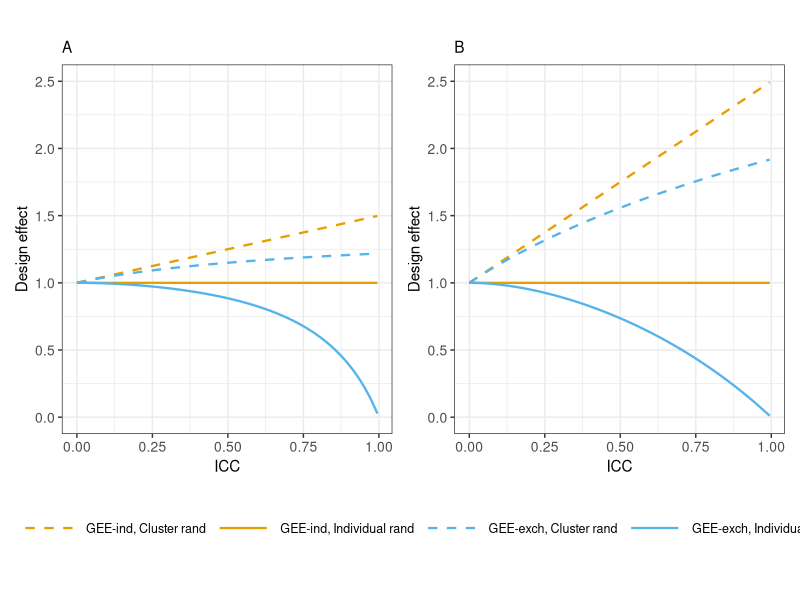
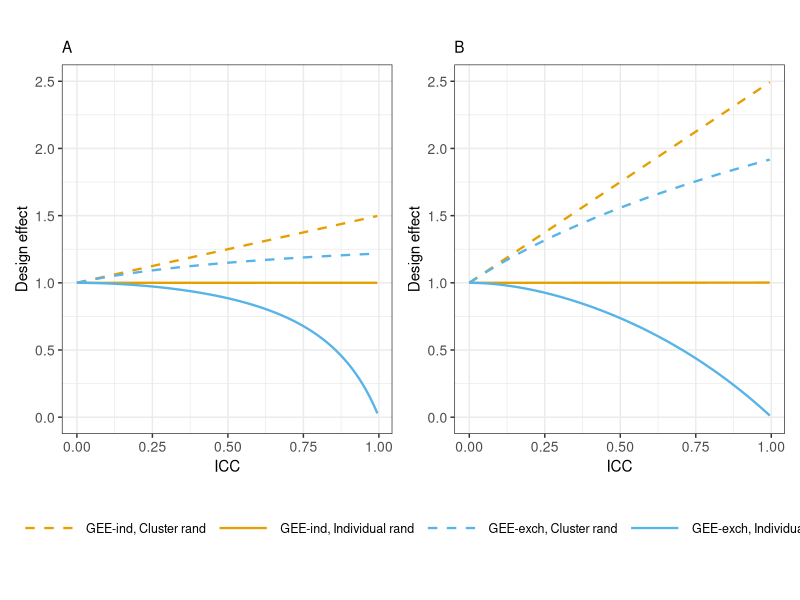
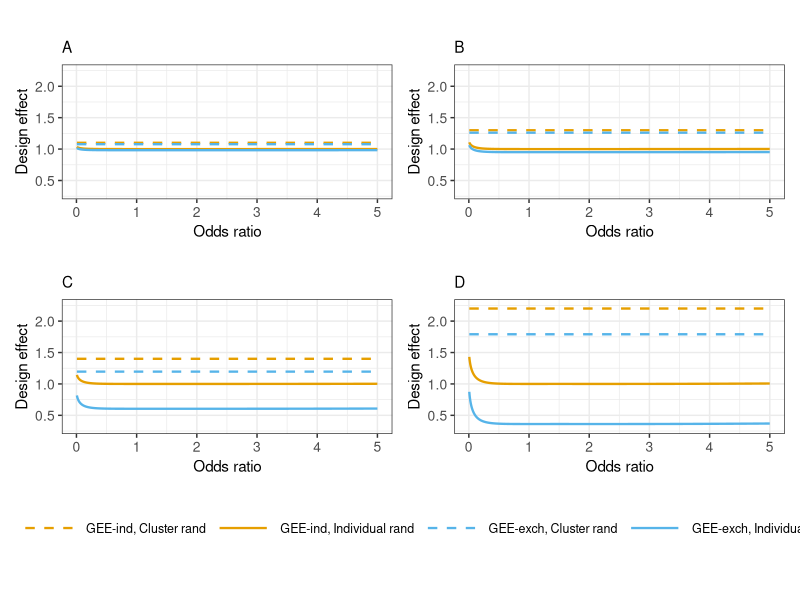

Here is the R script that generated these plots, in order: (Note: a time limit stopped this script after it produced the figures.)
## GEE design effects for partially clustered trials
## Kylie Lange (kylie.lange@adelaide.edu.au)

# Figures of the theoretical design effect functions

library(tidyverse)
library(patchwork)

## Functions

cont_deffs = function(params) {
  rho = params$rho
  gamma_k = list(params$gamma1, params$gamma2, params$gamma3, params$gamma4)
  
  ind_clus_sum1 = gamma_k %>% imap(~ .y*.x)  # k*gamma_k
  deff_ind_clus = 1 + rho*(sum(unlist(ind_clus_sum1)) - 1)
  
  exch_clus_sum1 = gamma_k %>% imap(~ (1/(1 + (.y-1)*rho))*.x)  # 1/(1+(k-1)rho)*gamma_k
  deff_exch_clus = 1 / sum(unlist(exch_clus_sum1))
  
  deff_ind_ind = 1
  
  exch_ind_sum1 = gamma_k %>% imap(~ (1 + (.y-2)*rho)/((1 - rho)*(1 + (.y-1)*rho))*.x)  # (1+(k-2)rho)/((1-rho)*(1+(k-1)rho))*gamma_k
  deff_exch_ind = 1 / sum(unlist(exch_ind_sum1))
  
  res = data.frame(params, deff_ind_clus, deff_exch_clus, deff_ind_ind, deff_exch_ind)
  return(res)
}

logit_deffs = function(params) {
  rho = params$rho
  gamma_k = list(params$gamma1, params$gamma2, params$gamma3, params$gamma4)
  pi_I = params$pi_I
  pi_C = params$pi_C
  
  ind_clus_sum1 = gamma_k %>% imap(~ (.y-1)*.x)   # (k-1)*gamma_k
  deff_ind_clus = 1 + rho*(sum(unlist(ind_clus_sum1)))
  
  exch_clus_sum1 = gamma_k %>% imap(~ 1/(1 + (.y-1)*rho)*.x)   # 1/(1+(k-1)rho)*gamma_k
  deff_exch_clus = 1 / sum(unlist(exch_clus_sum1))
  
  ind_ind_sum1 = gamma_k %>% imap(~ (.y-1)*.x)   # (k-1)*gamma_k
  deff_ind_ind = 1 + rho*((0.5 - sqrt(pi_I*pi_C*(1-pi_I)*(1-pi_C))/(pi_I*(1-pi_I)+pi_C*(1-pi_C)))*sum(unlist(ind_ind_sum1)))
  
  exch_ind_sum1 = gamma_k %>% imap(~ 1/(1 + (.y-1)*rho)*.x)       # 1/(1+(k-1)rho)*gamma_k
  exch_ind_sum2 = gamma_k %>% imap(~ (.y-1)/(1 + (.y-1)*rho)*.x)  # (k-1)/(1+(k-1)rho)*gamma_k
  deff_exch_ind = (sum(unlist(exch_ind_sum1)) + (0.5 - sqrt(pi_I*pi_C*(1-pi_I)*(1-pi_C))/(pi_I*(1-pi_I)+pi_C*(1-pi_C)))*rho/(1-rho)*sum(unlist(exch_ind_sum2))) / 
    (sum(unlist(exch_ind_sum1))**2 + rho/(1-rho)*sum(unlist(exch_ind_sum1))*sum(unlist(exch_ind_sum2)))
  
  res = data.frame(params, deff_ind_clus, deff_exch_clus, deff_ind_ind, deff_exch_ind)
  return(res)
}

log_deffs = function(params) {
  rho = params$rho
  gamma_k = list(params$gamma1, params$gamma2, params$gamma3, params$gamma4)
  pi_I = params$pi_I
  pi_C = params$pi_C
  
  ind_clus_sum1 = gamma_k %>% imap(~ (.y-1)*.x)   # (k-1)*gamma_k
  deff_ind_clus =1 + rho*(sum(unlist(ind_clus_sum1)))
  
  exch_clus_sum1 = gamma_k %>% imap(~ 1/(1 + (.y-1)*rho)*.x)   # 1/(1+(k-1)rho)*gamma_k
  deff_exch_clus = 1 / sum(unlist(exch_clus_sum1))
  
  ind_ind_sum1 = gamma_k %>% imap(~ (.y-1)*.x)   # (k-1)*gamma_k
  deff_ind_ind = 1 + rho*((0.5 - sqrt(pi_I*pi_C*(1-pi_I)*(1-pi_C))/(pi_I*(1-pi_C)+pi_C*(1-pi_I)))*sum(unlist(ind_ind_sum1)))
  
  exch_ind_sum1 = gamma_k %>% imap(~ 1/(1 + (.y-1)*rho)*.x)       # 1/(1+(k-1))*gamma_k
  exch_ind_sum2 = gamma_k %>% imap(~ (.y-1)/(1 + (.y-1)*rho)*.x)  # (k-1)/(1+(k-1)rho)*gamma_k
  deff_exch_ind = (sum(unlist(exch_ind_sum1)) + (0.5 - sqrt(pi_I*pi_C*(1-pi_I)*(1-pi_C))/(pi_I*(1-pi_C)+pi_C*(1-pi_I)))*rho/(1-rho)*sum(unlist(exch_ind_sum2))) / 
    (sum(unlist(exch_ind_sum1))**2 + rho/(1-rho)*sum(unlist(exch_ind_sum1))*sum(unlist(exch_ind_sum2)))
  
  res = data.frame(params, deff_ind_clus, deff_exch_clus, deff_ind_ind, deff_exch_ind)
  return(res)
}

prep_data = function(dat, link="linear"){
  dat = dat %>% pmap(data.frame) #convert to a list so can pass the parameters to map()
  
  if (link == "linear") {
    deffs = map(dat, cont_deffs)
  }
  else if (link == "logit") {
    deffs = map(dat, logit_deffs)
  }
  else if (link == "log") {
    deffs = map(dat, log_deffs)
  }
  
  deffs = deffs %>%
    reduce(., rbind.data.frame) %>% 
    pivot_longer(cols = starts_with("deff"), names_to = "model", names_prefix = "deff_", values_to = "deff")
  deffs$model = factor(deffs$model, levels = c("ind_clus", "ind_ind", "exch_clus", "exch_ind"))
  return(deffs)
}

plot_de = function(data, x, y, group, xlab=NULL, ylab=NULL, title=NULL, subtitle=NULL, caption=NULL, ylim=c(NA,NA)) {
  gg = ggplot(data = data, aes(x = x, y = y, group = group, colour = group)) +
    geom_line(aes(linetype = group), linewidth = 0.8) +
    scale_linetype_manual(name = "",
                          labels = c("GEE-ind, Cluster rand", "GEE-ind, Individual rand",
                                     "GEE-exch, Cluster rand", "GEE-exch, Individual rand"),
                          values=c("dashed", "solid", "dashed", "solid")) +
    scale_color_manual(name = "",
                       labels = c("GEE-ind, Cluster rand", "GEE-ind, Individual rand",
                                  "GEE-exch, Cluster rand", "GEE-exch, Individual rand"),
                       values=c("#E69F00", "#E69F00", "#56B4E9", "#56B4E9")) +
    labs(x = xlab, y = ylab, title = title, subtitle = subtitle, caption = caption) +
    scale_y_continuous(limits = c(ylim[1], ylim[2])) +
    theme_bw() +
    theme(legend.key.size = unit(1.5, "cm"), legend.text = element_text(size = 9),
          axis.text.x = element_text(size = 10),
          axis.text.y = element_text(size = 10))
  return(gg)
}

## Figure 1: Continuous outcome - varying ICC

# Panel A
rho = seq(0, 0.995, by=0.0002)
gamma1 = 0.70
gamma2 = 0.15
gamma3 = 0.10
gamma4 = 0.05
data1A = data.frame(rho, gamma1, gamma2, gamma3, gamma4)
data1A_deffs = prep_data(data1A, link = "linear")
plot1A = plot_de(data1A_deffs, x=data1A_deffs$rho, y=data1A_deffs$deff, group=data1A_deffs$model, ylim=c(0, 2.5),
                 xlab="ICC", ylab="Design effect", subtitle="A", caption="")

# Panel B
rho = seq(0, 0.995, by=0.0002)
gamma1 = 0.25
gamma2 = 0.25
gamma3 = 0.25
gamma4 = 0.25
data1B = data.frame(rho, gamma1, gamma2, gamma3, gamma4)
data1B_deffs = prep_data(data1B, link = "linear")
plot1B = plot_de(data1B_deffs, x=data1B_deffs$rho, y=data1B_deffs$deff, group=data1B_deffs$model, ylim=c(0, 2.5),
                 xlab="ICC", ylab="Design effect", subtitle="B", caption="")

# title = "Figure 1: Design effects for continuous outcomes by randomisation method and GEE working correlation structure"
fig1 = plot1A + plot1B + plot_layout(guides = "collect") +
  plot_annotation(title = "") & theme(legend.position="bottom")
ggsave("output/continuous.tiff",height=8.5,width=9.75,unit="in",dpi=800)

## Supp Figure 1: Logit link - varying ICC

# Panel A
rho = seq(0, 0.995, by=0.0002)
gamma1 = 0.70
gamma2 = 0.15
gamma3 = 0.10
gamma4 = 0.05
pi_C = 0.4
pi_I = 0.3
dataS1A = data.frame(rho, gamma1, gamma2, gamma3, gamma4, pi_C, pi_I)
dataS1A_deffs = prep_data(dataS1A, link = "logit")
plotS1A = plot_de(dataS1A_deffs, x=dataS1A_deffs$rho, y=dataS1A_deffs$deff, group=dataS1A_deffs$model, ylim=c(0, 2.5),
                 xlab="ICC", ylab="Design effect", subtitle="A", caption="")

# Panel B
rho = seq(0, 0.995, by=0.0002)
gamma1 = 0.25
gamma2 = 0.25
gamma3 = 0.25
gamma4 = 0.25
pi_C = 0.4
pi_I = 0.3
dataS1B = data.frame(rho, gamma1, gamma2, gamma3, gamma4, pi_C, pi_I)
dataS1B_deffs = prep_data(dataS1B, link = "logit")
plotS1B = plot_de(dataS1B_deffs, x=dataS1B_deffs$rho, y=dataS1B_deffs$deff, group=dataS1B_deffs$model, ylim=c(0, 2.5),
                 xlab="ICC", ylab="Design effect", subtitle="B", caption="")

# title = "Supp Figure 1: Design effects for binary outcomes with a logit link by randomisation method and GEE working correlation structure"
figS1 = plotS1A + plotS1B + plot_layout(guides = "collect") +
  plot_annotation(title = "") & theme(legend.position="bottom")
ggsave("output/logit-ICC.tiff",height=8.5,width=9.75,unit="in",dpi=800)

## Figure 2: Logit link - varying OR when pC=0.4

# Panel A
rho = 0.2
gamma1 = 0.70
gamma2 = 0.15
gamma3 = 0.10
gamma4 = 0.05
pi_C = 0.4
pi_I = seq(0.005, 0.995, by=0.0002)
or = (pi_I / (1 - pi_I)) / (pi_C / (1 - pi_C))
data2A = data.frame(rho, gamma1, gamma2, gamma3, gamma4, pi_C, pi_I, or)
data2A_deffs = prep_data(data2A, link = "logit")
data2A_plot = data2A_deffs %>% filter(or <= 5)
plot2A = plot_de(data2A_plot, x=data2A_plot$or, y=data2A_plot$deff, group=data2A_plot$model, ylim=c(0.3, 2.25),
                 xlab="Odds ratio", ylab="Design effect", subtitle="A", caption="")

# Panel B
rho = 0.2
gamma1 = 0.25
gamma2 = 0.25
gamma3 = 0.25
gamma4 = 0.25
pi_C = 0.4
pi_I = seq(0.005, 0.995, by=0.0002)
or = (pi_I / (1 - pi_I)) / (pi_C / (1 - pi_C))
data2B = data.frame(rho, gamma1, gamma2, gamma3, gamma4, pi_C, pi_I, or)
data2B_deffs = prep_data(data2B, link = "logit")
data2B_plot = data2B_deffs %>% filter(or <= 5)
plot2B = plot_de(data2B_plot, x=data2B_plot$or, y=data2B_plot$deff, group=data2B_plot$model, ylim=c(0.3, 2.25),
                 xlab="Odds ratio", ylab="Design effect", subtitle="B", caption="")

# Panel C
rho = 0.8
gamma1 = 0.70
gamma2 = 0.15
gamma3 = 0.10
gamma4 = 0.05
pi_C = 0.4
pi_I = seq(0.005, 0.995, by=0.0002)
or = (pi_I / (1 - pi_I)) / (pi_C / (1 - pi_C))
data2C = data.frame(rho, gamma1, gamma2, gamma3, gamma4, pi_C, pi_I, or)
data2C_deffs = prep_data(data2C, link = "logit")
data2C_plot = data2C_deffs %>% filter(or <= 5)
plot2C = plot_de(data2C_plot, x=data2C_plot$or, y=data2C_plot$deff, group=data2C_plot$model, ylim=c(0.3, 2.25),
                 xlab="Odds ratio", ylab="Design effect", subtitle="C", caption="")

# Panel D
rho = 0.8
gamma1 = 0.25
gamma2 = 0.25
gamma3 = 0.25
gamma4 = 0.25
pi_C = 0.4
pi_I = seq(0.005, 0.995, by=0.0002)
or = (pi_I / (1 - pi_I)) / (pi_C / (1 - pi_C))
data2D = data.frame(rho, gamma1, gamma2, gamma3, gamma4, pi_C, pi_I, or)
data2D_deffs = prep_data(data2D, link = "logit")
data2D_plot = data2D_deffs %>% filter(or <= 5)
plot2D = plot_de(data2D_plot, x=data2D_plot$or, y=data2D_plot$deff, group=data2D_plot$model, ylim=c(0.3, 2.25),
                 xlab="Odds ratio", ylab="Design effect", subtitle="D", caption="")

# title = "Figure 2: Design effects for binary outcomes with a logit link by randomisation method and GEE working correlation structure"
fig2 = plot2A + plot2B + plot2C + plot2D + plot_layout(guides = "collect") +
  plot_annotation(title = "") & theme(legend.position="bottom")
ggsave("output/logit-OR04.tiff",height=8.5,width=9.75,unit="in",dpi=800)

## Supp Figure 2: Logit link - varying OR when pC=0.1

# Panel A
rho = 0.2
gamma1 = 0.70
gamma2 = 0.15
gamma3 = 0.10
gamma4 = 0.05
pi_C = 0.1
pi_I = seq(0.005, 0.995, by=0.0002)
or = (pi_I / (1 - pi_I)) / (pi_C / (1 - pi_C))
dataS2A = data.frame(rho, gamma1, gamma2, gamma3, gamma4, pi_C, pi_I, or)
dataS2A_deffs = prep_data(dataS2A, link = "logit")
dataS2A_plot = dataS2A_deffs %>% filter(or <= 5)
plotS2A = plot_de(dataS2A_plot, x=dataS2A_plot$or, y=dataS2A_plot$deff, group=dataS2A_plot$model, ylim=c(0.3, 2.25),
                  xlab="Odds ratio", ylab="Design effect", subtitle="A", caption="")

# Panel B
rho = 0.2
gamma1 = 0.25
gamma2 = 0.25
gamma3 = 0.25
gamma4 = 0.25
pi_C = 0.1
pi_I = seq(0.005, 0.995, by=0.0002)
or = (pi_I / (1 - pi_I)) / (pi_C / (1 - pi_C))
dataS2B = data.frame(rho, gamma1, gamma2, gamma3, gamma4, pi_C, pi_I, or)
dataS2B_deffs = prep_data(dataS2B, link = "logit")
dataS2B_plot = dataS2B_deffs %>% filter(or <= 5)
plotS2B = plot_de(dataS2B_plot, x=dataS2B_plot$or, y=dataS2B_plot$deff, group=dataS2B_plot$model, ylim=c(0.3, 2.25),
                  xlab="Odds ratio", ylab="Design effect", subtitle="B", caption="")

# Panel C
rho = 0.8
gamma1 = 0.70
gamma2 = 0.15
gamma3 = 0.10
gamma4 = 0.05
pi_C = 0.1
pi_I = seq(0.005, 0.995, by=0.0002)
or = (pi_I / (1 - pi_I)) / (pi_C / (1 - pi_C))
dataS2C = data.frame(rho, gamma1, gamma2, gamma3, gamma4, pi_C, pi_I, or)
dataS2C_deffs = prep_data(dataS2C, link = "logit")
dataS2C_plot = dataS2C_deffs %>% filter(or <= 5)
plotS2C = plot_de(dataS2C_plot, x=dataS2C_plot$or, y=dataS2C_plot$deff, group=dataS2C_plot$model, ylim=c(0.3, 2.25),
                  xlab="Odds ratio", ylab="Design effect", subtitle="C", caption="")

# Panel D
rho = 0.8
gamma1 = 0.25
gamma2 = 0.25
gamma3 = 0.25
gamma4 = 0.25
pi_C = 0.1
pi_I = seq(0.005, 0.995, by=0.0002)
or = (pi_I / (1 - pi_I)) / (pi_C / (1 - pi_C))
dataS2D = data.frame(rho, gamma1, gamma2, gamma3, gamma4, pi_C, pi_I, or)
dataS2D_deffs = prep_data(dataS2D, link = "logit")
dataS2D_plot = dataS2D_deffs %>% filter(or <= 5)
plotS2D = plot_de(dataS2D_plot, x=dataS2D_plot$or, y=dataS2D_plot$deff, group=dataS2D_plot$model, ylim=c(0.3, 2.25),
                  xlab="Odds ratio", ylab="Design effect", subtitle="D", caption="")

# title = "Supp Figure 2: Design effects for binary outcomes with a logit link by randomisation method and GEE working correlation structure"
figS2 = plotS2A + plotS2B + plotS2C + plotS2D + plot_layout(guides = "collect") +
  plot_annotation(title = "") & theme(legend.position="bottom")
ggsave("output/logit-OR01.tiff",height=8.5,width=9.75,unit="in",dpi=800)

## Supp Figure 3: Log link - varying ICC

# Panel A
rho = seq(0, 0.995, by=0.0002)
gamma1 = 0.70
gamma2 = 0.15
gamma3 = 0.10
gamma4 = 0.05
pi_C = 0.4
pi_I = 0.3
dataS3A = data.frame(rho, gamma1, gamma2, gamma3, gamma4, pi_C, pi_I)
dataS3A_deffs = prep_data(dataS3A, link = "log")
plotS3A = plot_de(dataS3A_deffs, x=dataS3A_deffs$rho, y=dataS3A_deffs$deff, group=dataS3A_deffs$model, ylim=c(0, 2.5),
                 xlab="ICC", ylab="Design effect", subtitle="A", caption="")

# Panel B
rho = seq(0, 0.995, by=0.0002)
gamma1 = 0.25
gamma2 = 0.25
gamma3 = 0.25
gamma4 = 0.25
pi_C = 0.4
pi_I = 0.3
dataS3B = data.frame(rho, gamma1, gamma2, gamma3, gamma4, pi_C, pi_I)
dataS3B_deffs = prep_data(dataS3B, link = "log")
plotS3B = plot_de(dataS3B_deffs, x=dataS3B_deffs$rho, y=dataS3B_deffs$deff, group=dataS3B_deffs$model, ylim=c(0, 2.5),
                 xlab="ICC", ylab="Design effect", subtitle="B", caption="")

# title = "Supp Figure 3: Design effects for binary outcomes with a log link by randomisation method and GEE working correlation structure"
figS3 = plotS3A + plotS3B + plot_layout(guides = "collect") +
  plot_annotation(title = "") & theme(legend.position="bottom")
ggsave("output/log-ICC.tiff",height=8.5,width=9.75,unit="in",dpi=800)

## Supp Figure 4: Log link - varying RR when pC=0.4

# Panel A
rho = 0.2
gamma1 = 0.70
gamma2 = 0.15
gamma3 = 0.10
gamma4 = 0.05
pi_C = 0.4
pi_I = seq(0.005, 0.995, by=0.0002)
rr = pi_I / pi_C 
dataS4A = data.frame(rho, gamma1, gamma2, gamma3, gamma4, pi_C, pi_I, rr)
dataS4A_deffs = prep_data(dataS4A, link = "log")
dataS4A_plot = dataS4A_deffs %>% filter(rr <= 2)
plotS4A = plot_de(dataS4A_deffs, x=dataS4A_deffs$rr, y=dataS4A_deffs$deff, group=dataS4A_deffs$model, ylim=c(0.3, 2.25),
                 xlab="Relative risk", ylab="Design effect", subtitle="A", caption="")

# Panel B
rho = 0.2
gamma1 = 0.25
gamma2 = 0.25
gamma3 = 0.25
gamma4 = 0.25
pi_C = 0.4
pi_I = seq(0.005, 0.995, by=0.0002)
rr = pi_I / pi_C 
dataS4B = data.frame(rho, gamma1, gamma2, gamma3, gamma4, pi_C, pi_I, rr)
dataS4B_deffs = prep_data(dataS4B, link = "log")
dataS4B_plot = dataS4B_deffs %>% filter(rr <= 2)
plotS4B = plot_de(dataS4B_plot, x=dataS4B_plot$rr, y=dataS4B_plot$deff, group=dataS4B_plot$model, ylim=c(0.3, 2.25),
                 xlab="Relative risk", ylab="Design effect", subtitle="B", caption="")

# Panel C
rho = 0.8
gamma1 = 0.70
gamma2 = 0.15
gamma3 = 0.10
gamma4 = 0.05
pi_C = 0.4
pi_I = seq(0.005, 0.995, by=0.0002)
rr = pi_I / pi_C 
dataS4C = data.frame(rho, gamma1, gamma2, gamma3, gamma4, pi_C, pi_I, rr)
dataS4C_deffs = prep_data(dataS4C, link = "log")
dataS4C_plot = dataS4C_deffs %>% filter(rr <= 2)
plotS4C = plot_de(dataS4C_plot, x=dataS4C_plot$rr, y=dataS4C_plot$deff, group=dataS4C_plot$model, ylim=c(0.3, 2.25),
                 xlab="Relative risk", ylab="Design effect", subtitle="C", caption="")

# Panel D
rho = 0.8
gamma1 = 0.25
gamma2 = 0.25
gamma3 = 0.25
gamma4 = 0.25
pi_C = 0.4
pi_I = seq(0.005, 0.995, by=0.0002)
rr = pi_I / pi_C 
dataS4D = data.frame(rho, gamma1, gamma2, gamma3, gamma4, pi_C, pi_I, rr)
dataS4D_deffs = prep_data(dataS4D, link = "log")
dataS4D_plot = dataS4D_deffs %>% filter(rr <= 2)
plotS4D = plot_de(dataS4D_plot, x=dataS4D_plot$rr, y=dataS4D_plot$deff, group=dataS4D_plot$model, ylim=c(0.3, 2.25),
                 xlab="Relative risk", ylab="Design effect", subtitle="D", caption="")

# title = "Supp Figure 4: Design effects for binary outcomes with a log link by randomisation method and GEE working correlation structure"
figS4 = plotS4A + plotS4B + plotS4C + plotS4D + plot_layout(guides = "collect") +
  plot_annotation(title = "") &
  theme(legend.position="bottom")
ggsave("output/log-RR04.tiff",height=8.5,width=9.75,unit="in",dpi=800)

## Supp Figure 5: Log link - varying RR when pC=0.1

# Panel A
rho = 0.2
gamma1 = 0.70
gamma2 = 0.15
gamma3 = 0.10
gamma4 = 0.05
pi_C = 0.1
pi_I = seq(0.005, 0.995, by=0.0002)
rr = pi_I / pi_C 
dataS5A = data.frame(rho, gamma1, gamma2, gamma3, gamma4, pi_C, pi_I, rr)
dataS5A_deffs = prep_data(dataS5A, link = "log")
dataS5A_plot = dataS5A_deffs %>% filter(rr <= 2)
plotS5A = plot_de(dataS5A_plot, x=dataS5A_plot$rr, y=dataS5A_plot$deff, group=dataS5A_plot$model, ylim=c(0.3, 2.25),
                 xlab="Relative risk", ylab="Design effect", subtitle="A", caption="")

# Panel B
rho = 0.2
gamma1 = 0.25
gamma2 = 0.25
gamma3 = 0.25
gamma4 = 0.25
pi_C = 0.1
pi_I = seq(0.005, 0.995, by=0.0002)
rr = pi_I / pi_C 
dataS5B = data.frame(rho, gamma1, gamma2, gamma3, gamma4, pi_C, pi_I, rr)
dataS5B_deffs = prep_data(dataS5B, link = "log")
dataS5B_plot = dataS5B_deffs %>% filter(rr <= 2)
plotS5B = plot_de(dataS5B_plot, x=dataS5B_plot$rr, y=dataS5B_plot$deff, group=dataS5B_plot$model, ylim=c(0.3, 2.25),
                 xlab="Relative risk", ylab="Design effect", subtitle="B", caption="")

# Panel C
rho = 0.8
gamma1 = 0.70
gamma2 = 0.15
gamma3 = 0.10
gamma4 = 0.05
pi_C = 0.1
pi_I = seq(0.005, 0.995, by=0.0002)
rr = pi_I / pi_C 
dataS5C = data.frame(rho, gamma1, gamma2, gamma3, gamma4, pi_C, pi_I, rr)
dataS5C_deffs = prep_data(dataS5C, link = "log")
dataS5C_plot = dataS5C_deffs %>% filter(rr <= 2)
plotS5C = plot_de(dataS5C_plot, x=dataS5C_plot$rr, y=dataS5C_plot$deff, group=dataS5C_plot$model, ylim=c(0.3, 2.25),
                 xlab="Relative risk", ylab="Design effect", subtitle="C", caption="")

# Panel D
rho = 0.8
gamma1 = 0.25
gamma2 = 0.25
gamma3 = 0.25
gamma4 = 0.25
pi_C = 0.1
pi_I = seq(0.005, 0.995, by=0.0002)
rr = pi_I / pi_C 
dataS5D = data.frame(rho, gamma1, gamma2, gamma3, gamma4, pi_C, pi_I, rr)
dataS5D_deffs = prep_data(dataS5D, link = "log")
dataS5D_plot = dataS5D_deffs %>% filter(rr <= 2)
plotS5D = plot_de(dataS5D_plot, x=dataS5D_plot$rr, y=dataS5D_plot$deff, group=dataS5D_plot$model, ylim=c(0.3, 2.25),
                 xlab="Relative risk", ylab="Design effect", subtitle="D", caption="")

# title = "Supp Figure 5: Design effects for binary outcomes with a log link by randomisation method and GEE working correlation structure"
figS5 = plotS5A + plotS5B + plotS5C + plotS5D + plot_layout(guides = "collect") +
  plot_annotation(title = "") & theme(legend.position="bottom")
ggsave("output/log-RR01.tiff",height=8.5,width=9.75,unit="in",dpi=800)
